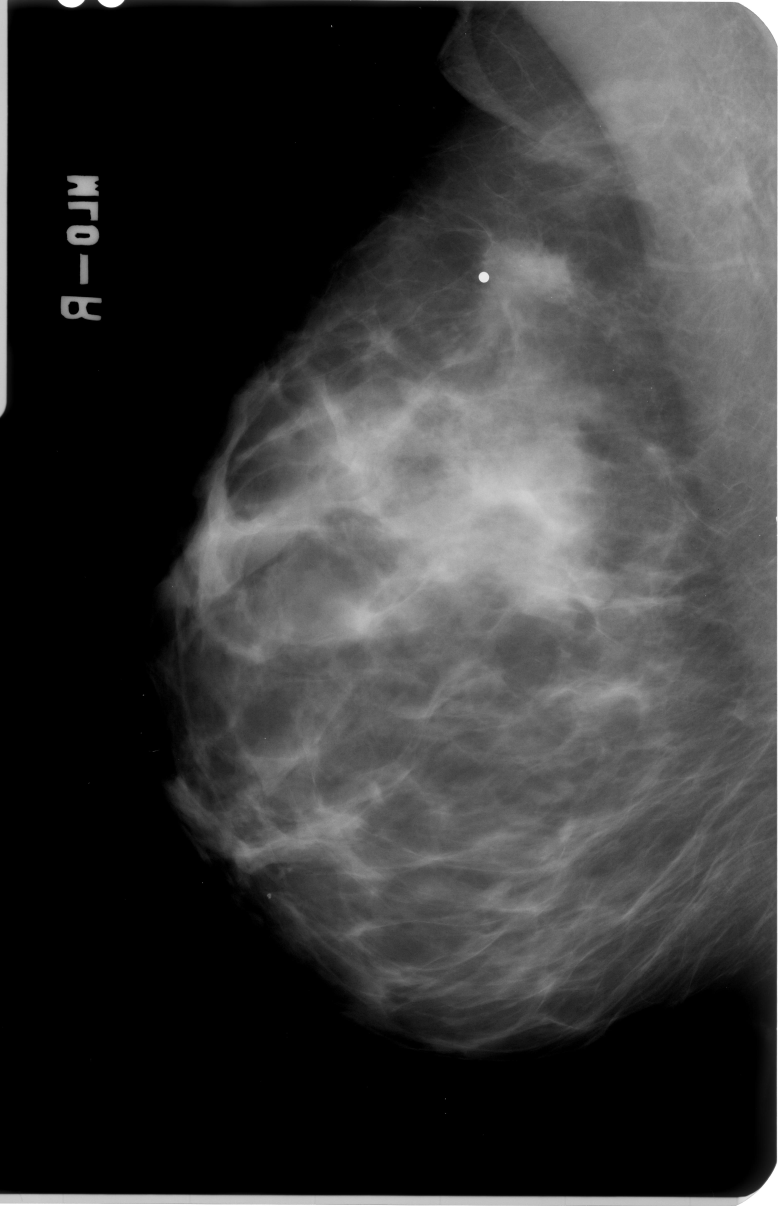
#> input picture Project/sample/MALIGNANT/m001.jpg, 3112 x 4824 px, given as the content of the folder /content/drive/MyDrive/DDSMset/BENIGN/, which was not available (shown at 1/4 size)
$ python remove_background_dataset.py
#> lines starting #> are read from the running program, lines starting #| are printed output that depends on the picture; after the words box and inside, x2 and y2 are one past the last pixel; in counts of white or black regions, pixels touching at a corner belong together; pictures that were not available may be replaced by others from this repository, and a replacement may not be noted
# -*- coding: utf-8 -*-
"""Remove Background Dataset.ipynb

Automatically generated by Colab.

Original file is located at
    https://colab.research.google.com/drive/1j2yov7ljgE6o_srp1bVh2n5ApJHSR8LN

# Remove background for CBIS-DDSM dataset
"""

from google.colab import drive
drive.mount('/content/drive')

import os
import numpy as np
import cv2
import shutil
import pandas as pd

"""# Check the quantity of dataset for each path."""

malignant_path = "/content/drive/MyDrive/DDSMset/MALIGNANT/"
benign_path = "/content/drive/MyDrive/DDSMset/BENIGN/"

print("Malignant images:", len(os.listdir(malignant_path)))
print("Benign images:", len(os.listdir(benign_path)))

"""**Define path for dataset**"""

base_dataset = "/content/drive/MyDrive/DDSMset"

"""# PREPROCESSING

#REMOVE BACKGROUND PREPROCESSING

**PROCESS**


Remove the black background by detecting the main breast region and keeping only the largest foreground contour in the mammogram image.

This function preprocesses each mammogram by converting it to grayscale, detecting the main foreground area and masking out unnecessary background regions.
"""

def medical_prep_clean(image_path):
    img = cv2.imread(image_path)
#> img is the input picture: shape (4824, 3112, 3); min 0, max 255, mean 56.2
    if img is None: return None

    gray = cv2.cvtColor(img, cv2.COLOR_BGR2GRAY)
    _, thresh = cv2.threshold(gray, 0, 255, cv2.THRESH_BINARY + cv2.THRESH_OTSU)
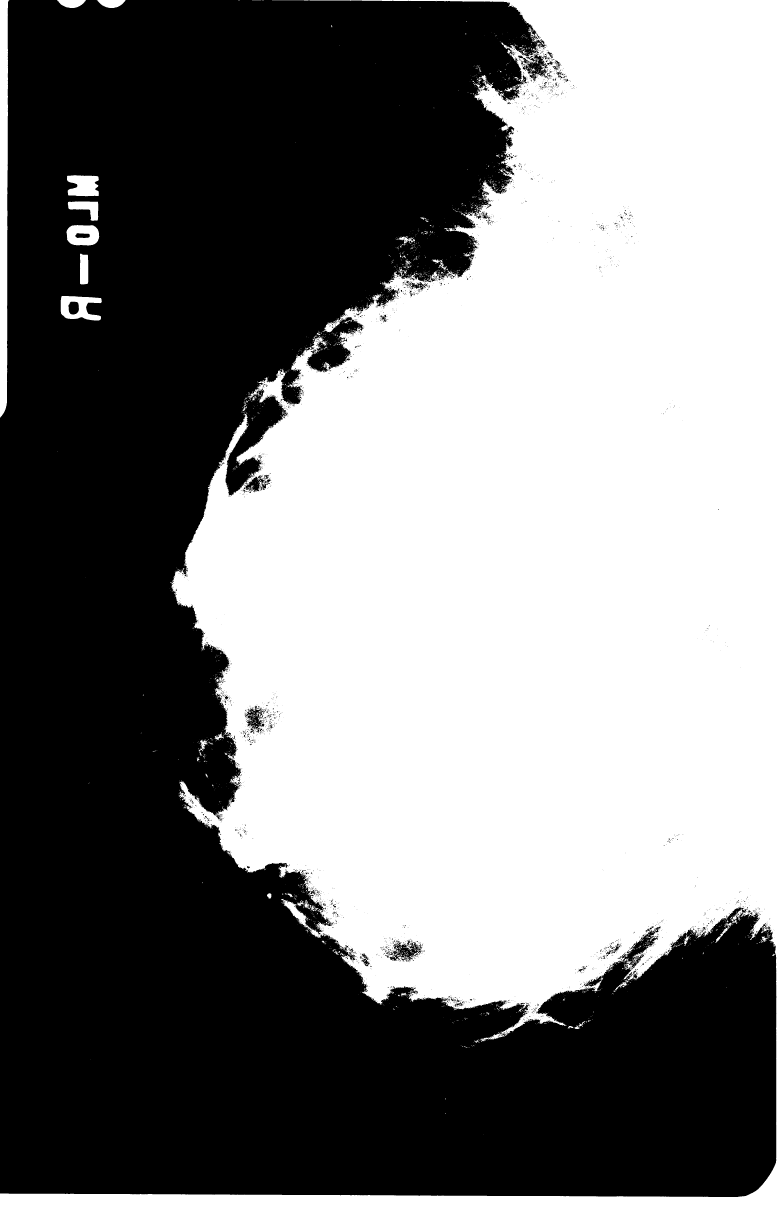
#> thresh: shape (4824, 3112) (shown at 1/4 size); 48.5% white; 2720 white regions (2542 under 20 px)
    contours, _ = cv2.findContours(thresh, cv2.RETR_EXTERNAL, cv2.CHAIN_APPROX_SIMPLE)
#> contours = 2477 contours, 2389 with area under 20; largest, box (x1, y1, x2, y2) and area: (0, 0, 3112, 4824) 7187702, (0, 0, 38, 1671) 47630, (243, 1184, 407, 1282) 11147, (266, 900, 397, 982) 9100, (268, 701, 396, 785) 8552
    if contours:
        largest_cnt = max(contours, key=cv2.contourArea)
#> largest_cnt = contour of 18888 points, box (x1, y1, x2, y2) (0, 0, 3112, 4824), area 7187702
        mask = np.zeros_like(gray)
        cv2.drawContours(mask, [largest_cnt], -1, 255, -1)
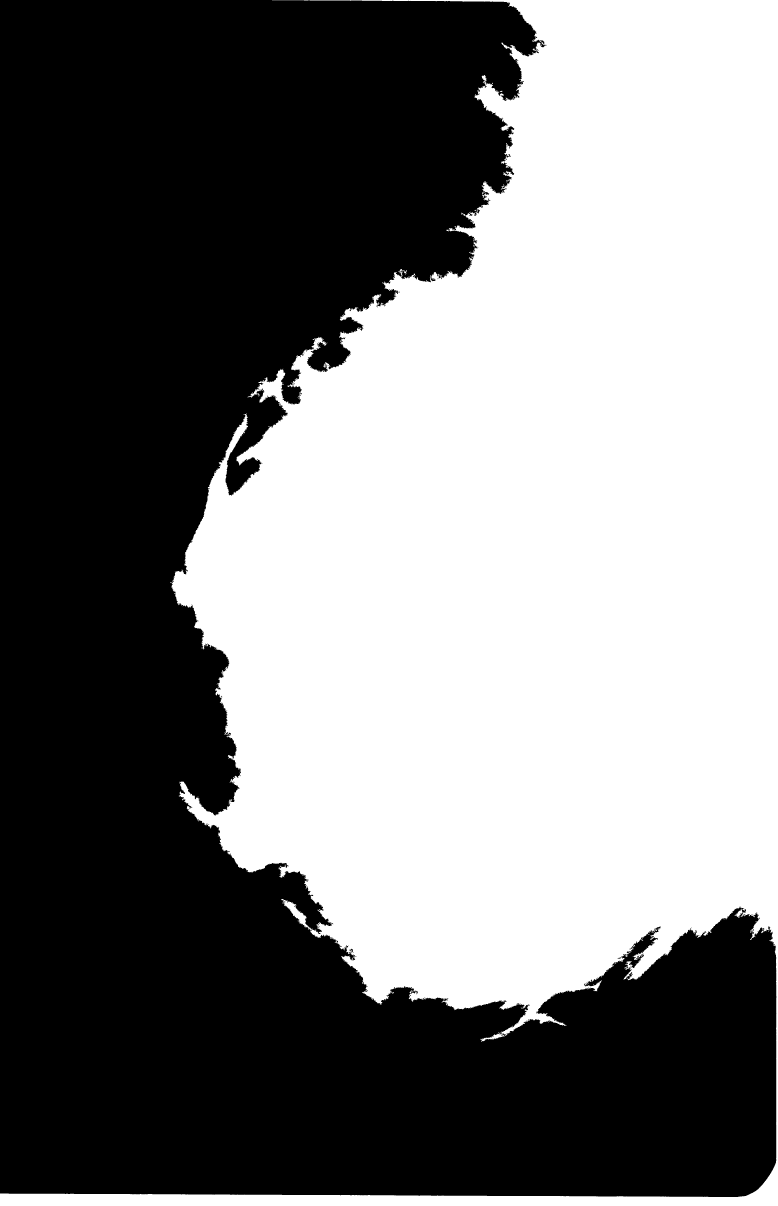
#> mask: shape (4824, 3112) (shown at 1/4 size); 48% white; 1 white region, box (x1, y1, x2, y2) and area: (0, 0, 3112, 4824) 7209155

        cleaned = cv2.bitwise_and(img, img, mask=mask)
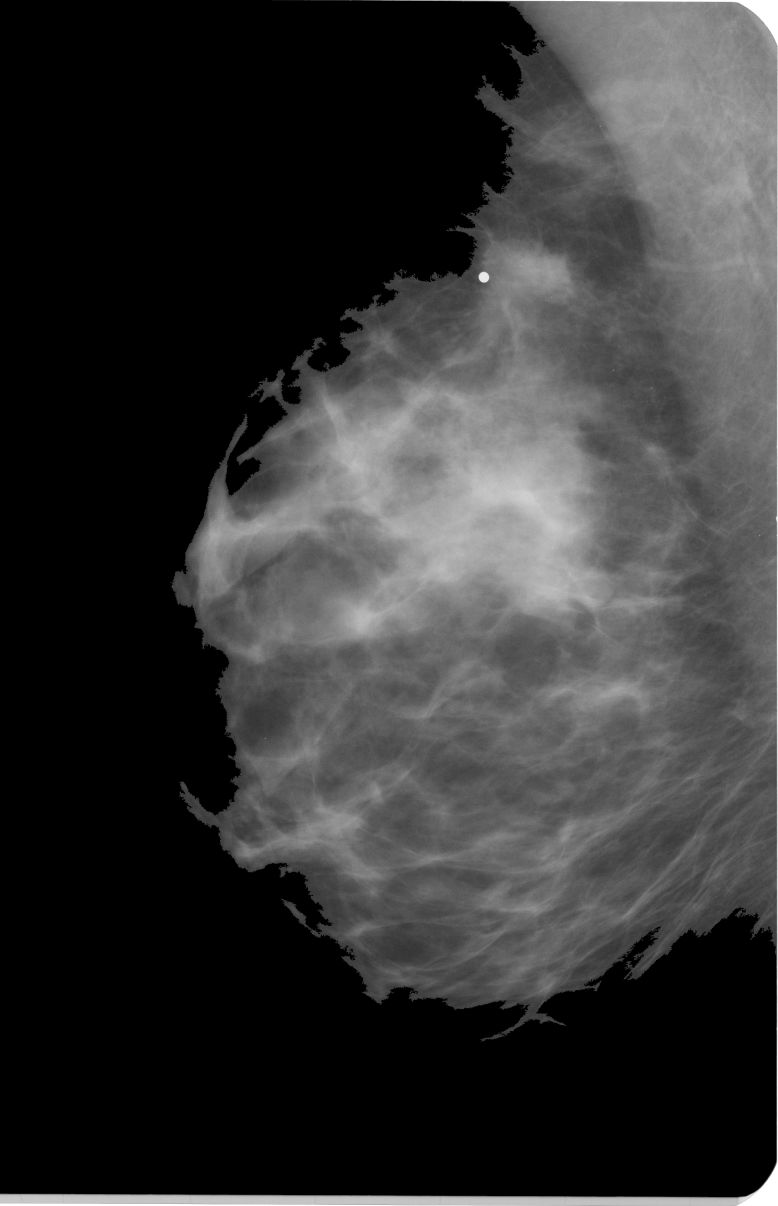
#> cleaned: shape (4824, 3112, 3) (shown at 1/4 size); min 0, max 255, mean 52.1
        return cleaned
    return img

source_base = "/content/drive/MyDrive/DDSMset"
output_base = "/content/drive/MyDrive/DDSMset_Cleaned"
classes = ['BENIGN', 'MALIGNANT']

for cls in classes:
    os.makedirs(os.path.join(output_base, cls), exist_ok=True)
    path = os.path.join(source_base, cls)
    files = os.listdir(path)

    print(f"Processing {cls}...")
    for f in files:
        if f.lower().endswith(('.png', '.jpg', '.jpeg')):
            cleaned_img = medical_prep_clean(os.path.join(path, f))
            if cleaned_img is not None:
                cv2.imwrite(os.path.join(output_base, cls, f), cleaned_img)

print("Background Removal Complete!")

"""**RESULT**

Read all images from the source dataset folders (DDSMset), apply background cleaning and save the processed images into new output folders (DDSMset_Cleaned).

**CHECK THE SIZE OF DATASET**

Checking the size of DDSMset dataset same with DDSMset_Cleaned.
"""

malignant_path = "/content/drive/MyDrive/DDSMset_Cleaned/MALIGNANT/"
benign_path = "/content/drive/MyDrive/DDSMset_Cleaned/BENIGN/"

print("Malignant images:", len(os.listdir(malignant_path)))
#| Malignant images: 4
print("Benign images:", len(os.listdir(benign_path)))
